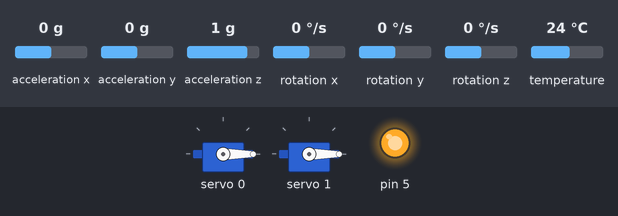
Recording of a sketch running on a simulated Arduino Uno, built with avr-gcc and run on an emulated ATmega328P. Parts: 2 × servo, output pins drawn as LEDs (lit = HIGH). Inputs (shaded band) come from the test bench; at power-on: acceleration x 0 g, acceleration y 0 g, acceleration z 1 g, rotation x 0 °/s, rotation y 0 °/s, rotation z 0 °/s, temperature 24 °C. What the sketch prints to the serial monitor is not drawn.

Above: at 1.3 s.
1.4 s: acceleration x set to 0.2 g
At 2.7 s:
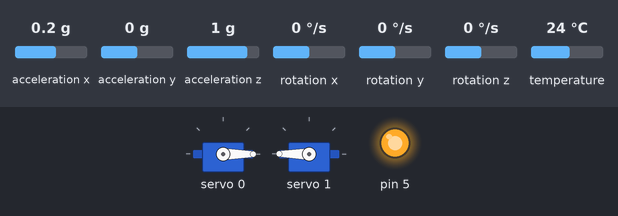
3.0 s: acceleration x set to -1.4 g
At 3.8 s:
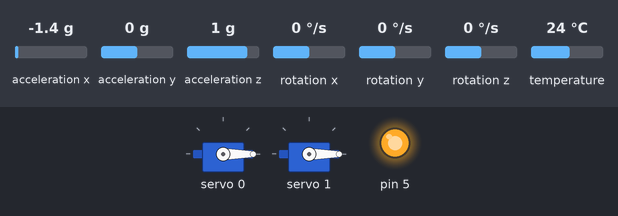
4.6 s: acceleration x set to 0.8 g
At 5.1 s:
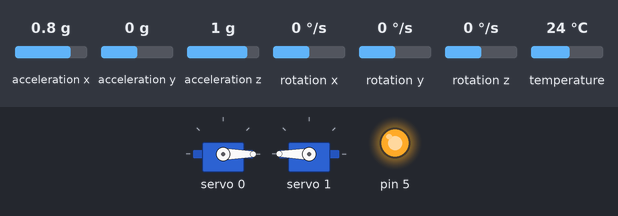
6.2 s: acceleration x set to -0.8 g
At 7.4 s:
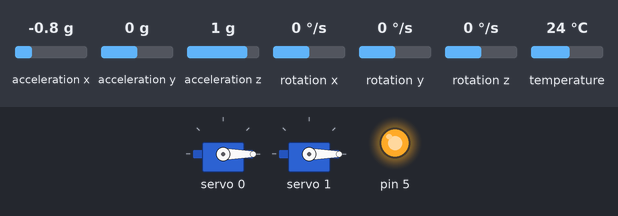
Timing chart, 0 to 8.8 s (numbered marks = the images above; inputs shaded):
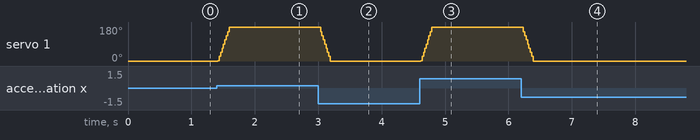

The sketch:

max_robot_v2.ino
```cpp
#include <Wire.h>
#include <Adafruit_PWMServoDriver.h>
#include <Adafruit_Sensor.h>
#include <Adafruit_MPU6050.h>
#define shoulder 0
#define elbow 1
#define hand 2
#define claw 3
Adafruit_PWMServoDriver max = Adafruit_PWMServoDriver();
Adafruit_MPU6050 mpu;
#define SERVOMIN 90
#define SERVOMAX 625
int shoulderDegrees;
int elbowDegrees;
int clawDegrees;

int shoulderpulselength;
int elbowpulselength;
int clawpulselength;
int shoulderposition = SERVOMIN;
int elbowposition = SERVOMIN;
int valuex;
int valuey;
bool btn;
int motionValue;

void Rest(){
  max.setPWM(shoulder, 0, SERVOMIN);
  max.setPWM(elbow, 0, SERVOMIN);
}


void setup() {
  Serial.begin(115200);
  //while(!Serial){
    //delay(10);
  //}
  max.begin();
  if(!mpu.begin()){
    Serial.println("Couldn't find motion sensor");
    while(1){
      delay(10);
    }
  }
  Serial.println("Found Motion sensor.....MAX AWAKENS....");
  max.setPWMFreq(60);
  pinMode(A0, INPUT);
  pinMode(A1, INPUT);
  pinMode(3, INPUT);
  pinMode(5,OUTPUT);
  digitalWrite(5, HIGH);
  Rest();
  mpu.setAccelerometerRange(MPU6050_RANGE_8_G);
  Serial.print("Accelerometer range set to: ");
  switch (mpu.getAccelerometerRange()) {
  case MPU6050_RANGE_2_G:
    Serial.println("+-2G");
    break;
  case MPU6050_RANGE_4_G:
    Serial.println("+-4G");
    break;
  case MPU6050_RANGE_8_G:
    Serial.println("+-8G");
    break;
  case MPU6050_RANGE_16_G:
    Serial.println("+-16G");
    break;
  }
  mpu.setGyroRange(MPU6050_RANGE_500_DEG);
  Serial.print("Gyro range set to: ");
  switch (mpu.getGyroRange()) {
  case MPU6050_RANGE_250_DEG:
    Serial.println("+- 250 deg/s");
    break;
  case MPU6050_RANGE_500_DEG:
    Serial.println("+- 500 deg/s");
    break;
  case MPU6050_RANGE_1000_DEG:
    Serial.println("+- 1000 deg/s");
    break;
  case MPU6050_RANGE_2000_DEG:
    Serial.println("+- 2000 deg/s");
    break;
  }

  mpu.setFilterBandwidth(MPU6050_BAND_21_HZ);
  Serial.print("Filter bandwidth set to: ");
  switch (mpu.getFilterBandwidth()) {
  case MPU6050_BAND_260_HZ:
    Serial.println("260 Hz");
    break;
  case MPU6050_BAND_184_HZ:
    Serial.println("184 Hz");
    break;
  case MPU6050_BAND_94_HZ:
    Serial.println("94 Hz");
    break;
  case MPU6050_BAND_44_HZ:
    Serial.println("44 Hz");
    break;
  case MPU6050_BAND_21_HZ:
    Serial.println("21 Hz");
    break;
  case MPU6050_BAND_10_HZ:
    Serial.println("10 Hz");
    break;
  case MPU6050_BAND_5_HZ:
    Serial.println("5 Hz");
    break;
  }

  Serial.println("");
  delay(100);

}


void loop() {
  sensors_event_t a, g, temp;
  mpu.getEvent(&a, &g, &temp);
  \

  if(a.acceleration.x>0 && motionValue != a.acceleration.x && elbowposition < SERVOMAX){
    elbowposition += 8;
    max.setPWM(elbow, 0, elbowposition);
  }
  if(a.acceleration.x<0 && motionValue != a.acceleration.x && elbowposition > SERVOMIN){
    elbowposition -= 8;
    max.setPWM(elbow, 0, elbowposition);
  }
  motionValue = a.acceleration.x;

/*
 valuex = analogRead(A0);
 valuey = analogRead(A1);
 btn = digitalRead(3);
 Serial.print("X: ");
 Serial.print(valuex);
 Serial.print("     Y: ");
 Serial.print(valuey);
 Serial.print("    Button: ");
 Serial.println(btn);

 if(valuey >510 && elbowposition < SERVOMAX){
  elbowposition = elbowposition+8;
  max.setPWM(elbow, 0, elbowposition);
 }
 else if (valuey <490 && elbowposition > SERVOMIN){
  elbowposition = elbowposition - 8;
  max.setPWM(elbow, 0, elbowposition);
 }
//######SHOUDLER   ######################
 if(valuex >520 && shoulderposition < SERVOMAX){
  shoulderposition = shoulderposition+8;
  max.setPWM(shoulder, 0, shoulderposition);
 }
 else if (valuex <490 && shoulderposition > SERVOMIN){
  shoulderposition = shoulderposition - 8;
  max.setPWM(shoulder, 0, shoulderposition);
 }
 */


}
```

Measured:
- the behaviour switches between 0 and 0.1 g on acceleration x (found by bisection; images 0 and 1)
- after the input at 1.4 s, servo 1: moves from 0° to 180° over 0.18 s, starting at once
- after the input at 3.0 s, servo 1: moves from 180° to 0° over 0.18 s, starting at once
- after the input at 4.6 s, servo 1: moves from 0° to 180° over 0.18 s, starting at once
- after the input at 6.2 s, servo 1: moves from 180° to 0° over 0.18 s, starting at once
